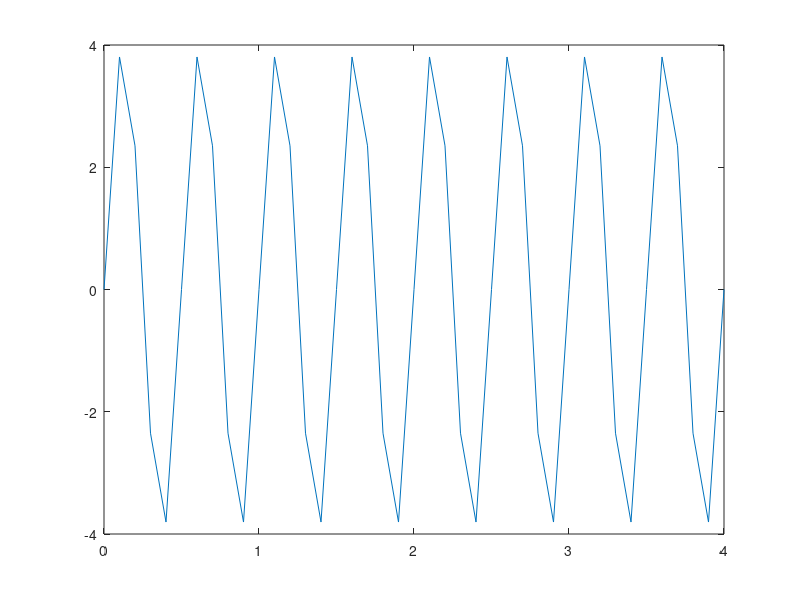

MATLAB code to generate this figure:
clc
clear all
close all

A1 = 3;
f1 = 10;
A2 = 4;
f2 = 12;
A3 = 5;
f3 = 15;
t = 0:0.1:4;

%Sin wave code - Composite Signal, Continuous
%f(x) = A*sin(2*pi*f*t)
f1_t = A1 * sin(2*pi*f1*t);
f2_t = A2 * sin(2*pi*f2*t);
f3_t = A3 * sin(2*pi*f3*t);
f_t = f1_t + f2_t + f3_t;
figure(1);
plot(t, f_t);